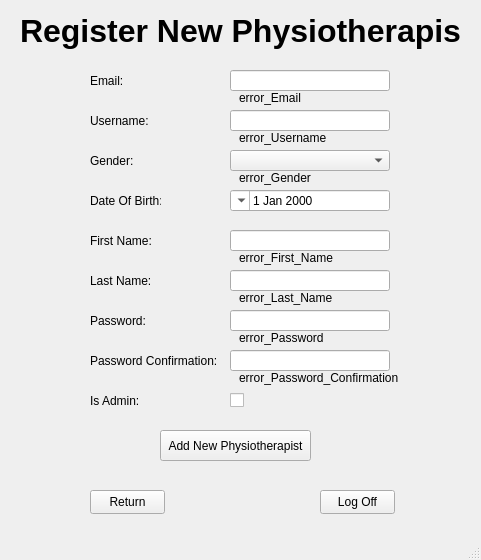
<?xml version="1.0" encoding="UTF-8"?>
<ui version="4.0">
 <class>MainWindow</class>
 <widget class="QMainWindow" name="MainWindow">
  <property name="geometry">
   <rect>
    <x>0</x>
    <y>0</y>
    <width>481</width>
    <height>560</height>
   </rect>
  </property>
  <property name="windowTitle">
   <string>MainWindow</string>
  </property>
  <widget class="QWidget" name="centralwidget">
   <widget class="QLabel" name="label_Register_New_Physiotherapist">
    <property name="geometry">
     <rect>
      <x>20</x>
      <y>10</y>
      <width>441</width>
      <height>41</height>
     </rect>
    </property>
    <property name="font">
     <font>
      <pointsize>24</pointsize>
      <bold>true</bold>
     </font>
    </property>
    <property name="text">
     <string>Register New Physiotherapist</string>
    </property>
   </widget>
   <widget class="QPushButton" name="LogOffButton">
    <property name="geometry">
     <rect>
      <x>320</x>
      <y>490</y>
      <width>75</width>
      <height>24</height>
     </rect>
    </property>
    <property name="cursor">
     <cursorShape>OpenHandCursor</cursorShape>
    </property>
    <property name="text">
     <string>Log Off</string>
    </property>
   </widget>
   <widget class="QPushButton" name="AddButton">
    <property name="geometry">
     <rect>
      <x>160</x>
      <y>430</y>
      <width>151</width>
      <height>31</height>
     </rect>
    </property>
    <property name="cursor">
     <cursorShape>OpenHandCursor</cursorShape>
    </property>
    <property name="text">
     <string>Add New Physiotherapist</string>
    </property>
   </widget>
   <widget class="QPushButton" name="ReturnButton">
    <property name="geometry">
     <rect>
      <x>90</x>
      <y>490</y>
      <width>75</width>
      <height>24</height>
     </rect>
    </property>
    <property name="cursor">
     <cursorShape>OpenHandCursor</cursorShape>
    </property>
    <property name="text">
     <string>Return</string>
    </property>
   </widget>
   <widget class="QLabel" name="label_Is_Admin">
    <property name="geometry">
     <rect>
      <x>90</x>
      <y>390</y>
      <width>71</width>
      <height>21</height>
     </rect>
    </property>
    <property name="text">
     <string>Is Admin:</string>
    </property>
   </widget>
   <widget class="QLabel" name="label_Last_Name">
    <property name="geometry">
     <rect>
      <x>90</x>
      <y>270</y>
      <width>71</width>
      <height>21</height>
     </rect>
    </property>
    <property name="text">
     <string>Last Name:</string>
    </property>
   </widget>
   <widget class="QLineEdit" name="lineEdit_First_Name">
    <property name="geometry">
     <rect>
      <x>230</x>
      <y>230</y>
      <width>160</width>
      <height>21</height>
     </rect>
    </property>
   </widget>
   <widget class="QLineEdit" name="lineEdit_Email">
    <property name="geometry">
     <rect>
      <x>230</x>
      <y>70</y>
      <width>160</width>
      <height>21</height>
     </rect>
    </property>
   </widget>
   <widget class="QComboBox" name="comboBox_Gender">
    <property name="geometry">
     <rect>
      <x>230</x>
      <y>150</y>
      <width>160</width>
      <height>21</height>
     </rect>
    </property>
    <property name="cursor">
     <cursorShape>OpenHandCursor</cursorShape>
    </property>
    <property name="currentIndex">
     <number>-1</number>
    </property>
    <item>
     <property name="text">
      <string>Male</string>
     </property>
    </item>
    <item>
     <property name="text">
      <string>Female</string>
     </property>
    </item>
    <item>
     <property name="text">
      <string>Other</string>
     </property>
    </item>
   </widget>
   <widget class="QLabel" name="label_First_Name">
    <property name="geometry">
     <rect>
      <x>90</x>
      <y>230</y>
      <width>71</width>
      <height>21</height>
     </rect>
    </property>
    <property name="text">
     <string>First Name:</string>
    </property>
   </widget>
   <widget class="QLabel" name="label_Email">
    <property name="geometry">
     <rect>
      <x>90</x>
      <y>70</y>
      <width>61</width>
      <height>21</height>
     </rect>
    </property>
    <property name="text">
     <string>Email:</string>
    </property>
   </widget>
   <widget class="QDateEdit" name="dateEdit_Date_Of_Birth">
    <property name="enabled">
     <bool>true</bool>
    </property>
    <property name="geometry">
     <rect>
      <x>230</x>
      <y>190</y>
      <width>160</width>
      <height>21</height>
     </rect>
    </property>
    <property name="cursor">
     <cursorShape>OpenHandCursor</cursorShape>
    </property>
    <property name="mouseTracking">
     <bool>false</bool>
    </property>
    <property name="layoutDirection">
     <enum>Qt::LayoutDirection::RightToLeft</enum>
    </property>
    <property name="calendarPopup">
     <bool>true</bool>
    </property>
   </widget>
   <widget class="QLabel" name="label_Date_Of_Birth">
    <property name="geometry">
     <rect>
      <x>90</x>
      <y>190</y>
      <width>71</width>
      <height>21</height>
     </rect>
    </property>
    <property name="text">
     <string>Date Of Birth:</string>
    </property>
   </widget>
   <widget class="QLabel" name="label_Gender">
    <property name="geometry">
     <rect>
      <x>90</x>
      <y>150</y>
      <width>49</width>
      <height>21</height>
     </rect>
    </property>
    <property name="text">
     <string>Gender:</string>
    </property>
   </widget>
   <widget class="QLineEdit" name="lineEdit_Last_Name">
    <property name="geometry">
     <rect>
      <x>230</x>
      <y>270</y>
      <width>160</width>
      <height>21</height>
     </rect>
    </property>
   </widget>
   <widget class="QLineEdit" name="lineEdit_Password_Confirmation">
    <property name="geometry">
     <rect>
      <x>230</x>
      <y>350</y>
      <width>160</width>
      <height>21</height>
     </rect>
    </property>
   </widget>
   <widget class="QLabel" name="label_Password_Confirmation">
    <property name="geometry">
     <rect>
      <x>90</x>
      <y>350</y>
      <width>131</width>
      <height>21</height>
     </rect>
    </property>
    <property name="text">
     <string>Password Confirmation:</string>
    </property>
   </widget>
   <widget class="QLineEdit" name="lineEdit_Password">
    <property name="geometry">
     <rect>
      <x>230</x>
      <y>310</y>
      <width>160</width>
      <height>21</height>
     </rect>
    </property>
   </widget>
   <widget class="QLabel" name="label_Password">
    <property name="geometry">
     <rect>
      <x>90</x>
      <y>310</y>
      <width>71</width>
      <height>21</height>
     </rect>
    </property>
    <property name="text">
     <string>Password:</string>
    </property>
   </widget>
   <widget class="QCheckBox" name="checkBox_Is_Admin">
    <property name="geometry">
     <rect>
      <x>230</x>
      <y>390</y>
      <width>16</width>
      <height>21</height>
     </rect>
    </property>
    <property name="cursor">
     <cursorShape>ClosedHandCursor</cursorShape>
    </property>
    <property name="text">
     <string/>
    </property>
   </widget>
   <widget class="QLabel" name="label_Username">
    <property name="geometry">
     <rect>
      <x>90</x>
      <y>110</y>
      <width>61</width>
      <height>21</height>
     </rect>
    </property>
    <property name="text">
     <string>Username:</string>
    </property>
   </widget>
   <widget class="QLineEdit" name="lineEdit_Username">
    <property name="geometry">
     <rect>
      <x>230</x>
      <y>110</y>
      <width>160</width>
      <height>21</height>
     </rect>
    </property>
   </widget>
   <widget class="QLabel" name="error_Email">
    <property name="geometry">
     <rect>
      <x>239</x>
      <y>90</y>
      <width>200</width>
      <height>16</height>
     </rect>
    </property>
    <property name="text">
     <string>error_Email</string>
    </property>
   </widget>
   <widget class="QLabel" name="error_Username">
    <property name="geometry">
     <rect>
      <x>239</x>
      <y>130</y>
      <width>200</width>
      <height>16</height>
     </rect>
    </property>
    <property name="text">
     <string>error_Username</string>
    </property>
   </widget>
   <widget class="QLabel" name="error_Gender">
    <property name="geometry">
     <rect>
      <x>239</x>
      <y>170</y>
      <width>200</width>
      <height>16</height>
     </rect>
    </property>
    <property name="text">
     <string>error_Gender</string>
    </property>
   </widget>
   <widget class="QLabel" name="error_First_Name">
    <property name="geometry">
     <rect>
      <x>239</x>
      <y>250</y>
      <width>200</width>
      <height>16</height>
     </rect>
    </property>
    <property name="text">
     <string>error_First_Name</string>
    </property>
   </widget>
   <widget class="QLabel" name="error_Last_Name">
    <property name="geometry">
     <rect>
      <x>239</x>
      <y>290</y>
      <width>200</width>
      <height>16</height>
     </rect>
    </property>
    <property name="text">
     <string>error_Last_Name</string>
    </property>
   </widget>
   <widget class="QLabel" name="error_Password">
    <property name="geometry">
     <rect>
      <x>239</x>
      <y>330</y>
      <width>200</width>
      <height>16</height>
     </rect>
    </property>
    <property name="text">
     <string>error_Password</string>
    </property>
   </widget>
   <widget class="QLabel" name="error_Password_Confirmation">
    <property name="geometry">
     <rect>
      <x>239</x>
      <y>370</y>
      <width>200</width>
      <height>16</height>
     </rect>
    </property>
    <property name="text">
     <string>error_Password_Confirmation</string>
    </property>
   </widget>
  </widget>
  <widget class="QMenuBar" name="menubar">
   <property name="geometry">
    <rect>
     <x>0</x>
     <y>0</y>
     <width>481</width>
     <height>22</height>
    </rect>
   </property>
  </widget>
  <widget class="QStatusBar" name="statusbar"/>
 </widget>
 <tabstops>
  <tabstop>lineEdit_Email</tabstop>
  <tabstop>lineEdit_Username</tabstop>
  <tabstop>comboBox_Gender</tabstop>
  <tabstop>dateEdit_Date_Of_Birth</tabstop>
  <tabstop>lineEdit_First_Name</tabstop>
  <tabstop>lineEdit_Last_Name</tabstop>
  <tabstop>lineEdit_Password</tabstop>
  <tabstop>lineEdit_Password_Confirmation</tabstop>
  <tabstop>checkBox_Is_Admin</tabstop>
  <tabstop>AddButton</tabstop>
  <tabstop>ReturnButton</tabstop>
  <tabstop>LogOffButton</tabstop>
 </tabstops>
 <resources/>
 <connections/>
</ui>
